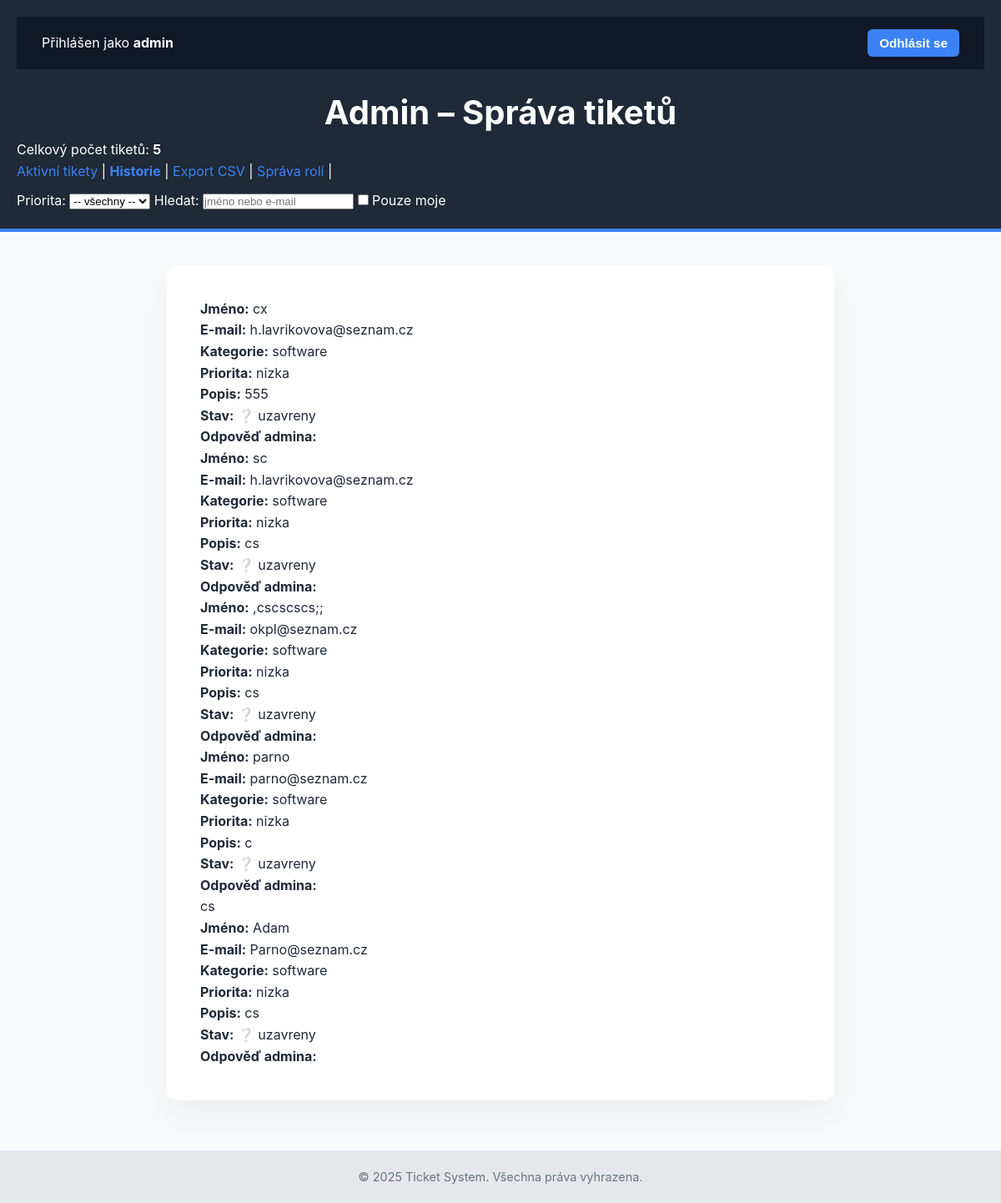
Screenshot of /admin.php?view=history (signed in) with the database file from the repository.
### tables this page shows
CREATE TABLE `tickets` (
  `id` int(11) NOT NULL,
  `fullname` varchar(100) NOT NULL,
  `email` varchar(100) NOT NULL,
  `category` enum('software','hardware','ucet','jine') NOT NULL,
  `priority` enum('nizka','stredni','vysoka') NOT NULL,
  `problem` text NOT NULL,
  `attachment` varchar(255) DEFAULT NULL,
  `status` enum('otevreny','uzavreny') NOT NULL DEFAULT 'otevreny',
  `created_at` timestamp NOT NULL DEFAULT current_timestamp(),
  `updated_at` timestamp NOT NULL DEFAULT current_timestamp() ON UPDATE current_timestamp(),
  `admin_reply` text DEFAULT NULL,
  `assigned_to` int(11) DEFAULT 0
);

### admin.php (the view, shortened to what this page needs)
<?php
require 'db.php';
$view = $_GET['view'] ?? 'active';
$search = $conn->real_escape_string($_GET['search'] ?? '');
$onlyMine = isset($_GET['mine']) ? true : false;
$whereClauses = [];
if ($view === 'history') {
    $whereClauses[] = "status = 'uzavřený'";
} else {
    $whereClauses[] = "status != 'uzavřený'";
}
$whereSQL = implode(' AND ', $whereClauses);
$tickets = $conn->query("SELECT * FROM tickets WHERE $whereSQL ORDER BY created_at DESC");
$totalTickets = $conn->query("SELECT COUNT(*) AS count FROM tickets")->fetch_assoc()['count'];
?>
<!DOCTYPE html>
<html lang="cs">
<head>
  <link rel="stylesheet" href="css/style.css">
</head>
<body>
<header>
  <div class="login-box">
    <p>Přihlášen jako <strong><?php echo htmlspecialchars($_SESSION['username']); ?></strong></p>
    <form action="logout.php" method="POST"><button type="submit">Odhlásit se</button></form>
  </div>
  <h1>Admin – Správa tiketů</h1>
  <p>Celkový počet tiketů: <strong><?php echo $totalTickets; ?></strong></p>
  <nav>
    <a href="admin.php" style="<?php echo $view === 'active' ? 'font-weight:bold;' : ''; ?>">Aktivní tikety</a> |
    <a href="admin.php?view=history" style="<?php echo $view === 'history' ? 'font-weight:bold;' : ''; ?>">Historie</a> |
    <a href="admin.php?<?php echo http_build_query(array_merge($_GET, ['export' => 'csv'])); ?>">Export CSV</a> |
    <a href="roles.php" style="">Správa rolí</a> |
  </nav>
  <form method="GET" style="margin-top:10px;">
    <label>Priorita:
      <select name="priority" onchange="this.form.submit()">
        <option value="">-- všechny --</option>
      </select>
    </label>
    <label>Hledat:
      <input type="text" name="search" value="<?php echo htmlspecialchars($search); ?>" placeholder="jméno nebo e-mail">
    </label>
    <label><input type="checkbox" name="mine" onchange="this.form.submit()" <?php echo $onlyMine ? 'checked' : ''; ?>> Pouze moje</label>
  </form>
</header>
<main>
  <div class="ticket-form">
    <?php while($ticket = $tickets->fetch_assoc()): ?>
      <?php
        $priorityClass = match ($ticket['priority']) {
          'vysoká' => 'priority-high',
          'střední' => 'priority-medium',
          'nízká' => 'priority-low',
          default => ''
        };
        $statusIcon = match ($ticket['status']) {
          'open' => '✅',
          'in_progress' => '⏳',
          'uzavřený' => '❌',
          default => '❔'
        };
      ?>
      <div class="ticket-entry">
        <p><strong>Jméno:</strong> <?php echo htmlspecialchars($ticket['fullname']); ?></p>
        <p><strong>E-mail:</strong> <?php echo htmlspecialchars($ticket['email']); ?></p>
        <p><strong>Kategorie:</strong> <?php echo htmlspecialchars($ticket['category']); ?></p>
        <p><strong>Priorita:</strong> <span class="<?php echo $priorityClass; ?>"><?php echo htmlspecialchars($ticket['priority']); ?></span></p>
        <p><strong>Popis:</strong> <?php echo nl2br(htmlspecialchars($ticket['problem'])); ?></p>
        <p><strong>Stav:</strong> <span class="status-<?php echo $ticket['status']; ?>"><?php echo $statusIcon . ' ' . htmlspecialchars($ticket['status']); ?></span></p>
        <?php if ($view === 'active'): ?>
        <form method="POST" class="ticket-form">
          <input type="hidden" name="ticket_id" value="<?php echo $ticket['id']; ?>">
          <label>Stav:
            <select name="status">
              <option value="open" <?php echo ($ticket['status'] === 'open') ? 'selected' : ''; ?>>Otevřený</option>
              <option value="in_progress" <?php echo ($ticket['status'] === 'in_progress') ? 'selected' : ''; ?>>V řešení</option>
              <option value="uzavřený" <?php echo ($ticket['status'] === 'uzavřený') ? 'selected' : ''; ?>>Uzavřený</option>
            </select>
          </label>
          <label>Support:
            <select name="assigned_to">
              <option value="0">Nepřiřazeno</option>
              <?php
              $result = $conn->query("SELECT id, username FROM users WHERE role = 'support'");
              while ($support = $result->fetch_assoc()) {
                echo "<option value='" . $support['id'] . "' " . ($ticket['assigned_to'] == $support['id'] ? 'selected' : '') . ">" . htmlspecialchars($support['username']) . "</option>";
              }
              ?>
            </select>
          </label>
          <button type="submit">Uložit změny</button>
        </form>
        <form method="POST" class="ticket-form">
          <input type="hidden" name="ticket_id" value="<?php echo $ticket['id']; ?>">
          <label for="admin_reply">Odpověď:</label>
          <textarea name="admin_reply" rows="3"><?php echo htmlspecialchars($ticket['admin_reply'] ?? ''); ?></textarea>
          <button type="submit">Odeslat odpověď</button>
        </form>
        <p><a href="admin.php?close=<?php echo $ticket['id']; ?>">Uzavřít tiket</a></p>
        <?php else: ?>
        <p><strong>Odpověď admina:</strong><br><?php echo nl2br(htmlspecialchars($ticket['admin_reply'])); ?></p>
        <?php endif; ?>
      </div>
    <?php endwhile; ?>
  </div>
</main>
<footer>
  <p>&copy; 2025 Ticket System. Všechna práva vyhrazena.</p>
</footer>
</body>
</html>

### css/style.css (style rules this page uses)
* { margin: 0; padding: 0; box-sizing: border-box; }
body { font-family: 'Inter', sans-serif; background-color: #f9fafb; color: #1f2937; line-height: 1.6; }
header { background-color: #1f2937; color: white; padding: 20px; border-bottom: 4px solid #3b82f6; }
header h1 { font-size: 2.5rem; font-weight: 700; text-align: center; margin-top: 20px; }
.login-box { background-color: #111827; padding: 15px 30px; display: flex; justify-content: space-between; align-items: center; flex-wrap: wrap; color: white; }
.login-box form { display: flex; gap: 10px; flex-wrap: wrap; align-items: center; }
.login-box button { background-color: #3b82f6; color: white; padding: 8px 14px; border: none; border-radius: 6px; font-size: 0.95rem; font-weight: bold; cursor: pointer; transition: background-color 0.3s ease; }
.login-box p { margin: 0 10px 0 0; }
main { max-width: 800px; margin: 40px auto; background: white; padding: 40px; border-radius: 12px; box-shadow: 0 20px 40px rgba(0, 0, 0, 0.05); }
footer { text-align: center; padding: 20px; background-color: #e5e7eb; margin-top: 60px; font-size: 0.9rem; color: #6b7280; }
a { color: #3b82f6; text-decoration: none; }

### rows the page displays
tickets: fullname "cx", email "h.lavrikovova@seznam.cz", category "software", priority "nizka", problem "555", status "❔", status "uzavreny"
tickets: fullname "sc", email "h.lavrikovova@seznam.cz", category "software", priority "nizka", problem "cs", status "❔", status "uzavreny"
tickets: fullname ",cscscscs;;", email "okpl@seznam.cz", category "software", priority "nizka", problem "cs", status "❔", status "uzavreny"
tickets: fullname "parno", email "parno@seznam.cz", category "software", priority "nizka", problem "c", status "❔", status "uzavreny", admin_reply "cs"
tickets: fullname "Adam", email "Parno@seznam.cz", category "software", priority "nizka", problem "cs", status "❔", status "uzavreny"

### other values shown
$_SESSION['username'] "admin"
$totalTickets "5"
